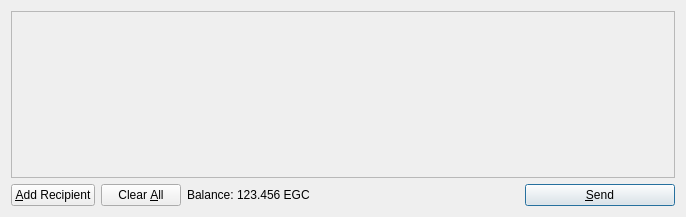
<?xml version="1.0" encoding="UTF-8"?>
<ui version="4.0">
 <class>SendCoinsDialog</class>
 <widget class="QDialog" name="SendCoinsDialog">
  <property name="geometry">
   <rect>
    <x>0</x>
    <y>0</y>
    <width>686</width>
    <height>217</height>
   </rect>
  </property>
  <property name="windowTitle">
   <string>Send Coins</string>
  </property>
  <layout class="QVBoxLayout" name="verticalLayout">
   <item>
    <widget class="QScrollArea" name="scrollArea">
     <property name="widgetResizable">
      <bool>true</bool>
     </property>
     <widget class="QWidget" name="scrollAreaWidgetContents">
      <property name="geometry">
       <rect>
        <x>0</x>
        <y>0</y>
        <width>666</width>
        <height>165</height>
       </rect>
      </property>
      <layout class="QVBoxLayout" name="verticalLayout_2">
       <property name="margin">
        <number>0</number>
       </property>
       <item>
        <layout class="QVBoxLayout" name="entries">
         <property name="spacing">
          <number>6</number>
         </property>
        </layout>
       </item>
       <item>
        <spacer name="verticalSpacer">
         <property name="orientation">
          <enum>Qt::Vertical</enum>
         </property>
         <property name="sizeHint" stdset="0">
          <size>
           <width>20</width>
           <height>40</height>
          </size>
         </property>
        </spacer>
       </item>
      </layout>
     </widget>
    </widget>
   </item>
   <item>
    <layout class="QHBoxLayout" name="horizontalLayout">
     <item>
      <widget class="QPushButton" name="addButton">
       <property name="toolTip">
        <string>Send to multiple recipients at once</string>
       </property>
       <property name="text">
        <string>&amp;Add Recipient</string>
       </property>
       <property name="icon">
        <iconset resource="../bitcoin.qrc">
         <normaloff>:/icons/add</normaloff>:/icons/add</iconset>
       </property>
       <property name="autoDefault">
        <bool>false</bool>
       </property>
      </widget>
     </item>
     <item>
      <widget class="QPushButton" name="clearButton">
       <property name="sizePolicy">
        <sizepolicy hsizetype="Minimum" vsizetype="Fixed">
         <horstretch>0</horstretch>
         <verstretch>0</verstretch>
        </sizepolicy>
       </property>
       <property name="toolTip">
        <string>Remove all transaction fields</string>
       </property>
       <property name="text">
        <string>Clear &amp;All</string>
       </property>
       <property name="icon">
        <iconset resource="../bitcoin.qrc">
         <normaloff>:/icons/remove</normaloff>:/icons/remove</iconset>
       </property>
       <property name="autoRepeatDelay">
        <number>300</number>
       </property>
       <property name="autoDefault">
        <bool>false</bool>
       </property>
      </widget>
     </item>
     <item>
      <layout class="QHBoxLayout" name="horizontalLayout_2">
       <property name="spacing">
        <number>3</number>
       </property>
       <item>
        <widget class="QLabel" name="label">
         <property name="text">
          <string>Balance:</string>
         </property>
        </widget>
       </item>
       <item>
        <widget class="QLabel" name="labelBalance">
         <property name="cursor">
          <cursorShape>IBeamCursor</cursorShape>
         </property>
         <property name="text">
          <string>123.456 EGC</string>
         </property>
         <property name="textInteractionFlags">
          <set>Qt::LinksAccessibleByMouse|Qt::TextSelectableByKeyboard|Qt::TextSelectableByMouse</set>
         </property>
        </widget>
       </item>
      </layout>
     </item>
     <item>
      <spacer name="horizontalSpacer">
       <property name="orientation">
        <enum>Qt::Horizontal</enum>
       </property>
       <property name="sizeHint" stdset="0">
        <size>
         <width>40</width>
         <height>20</height>
        </size>
       </property>
      </spacer>
     </item>
     <item>
      <widget class="QPushButton" name="sendButton">
       <property name="minimumSize">
        <size>
         <width>150</width>
         <height>0</height>
        </size>
       </property>
       <property name="toolTip">
        <string>Confirm the send action</string>
       </property>
       <property name="text">
        <string>&amp;Send</string>
       </property>
       <property name="icon">
        <iconset resource="../bitcoin.qrc">
         <normaloff>:/icons/send</normaloff>:/icons/send</iconset>
       </property>
       <property name="default">
        <bool>true</bool>
       </property>
      </widget>
     </item>
    </layout>
   </item>
  </layout>
 </widget>
 <resources>
  <include location="../bitcoin.qrc"/>
 </resources>
 <connections/>
</ui>
